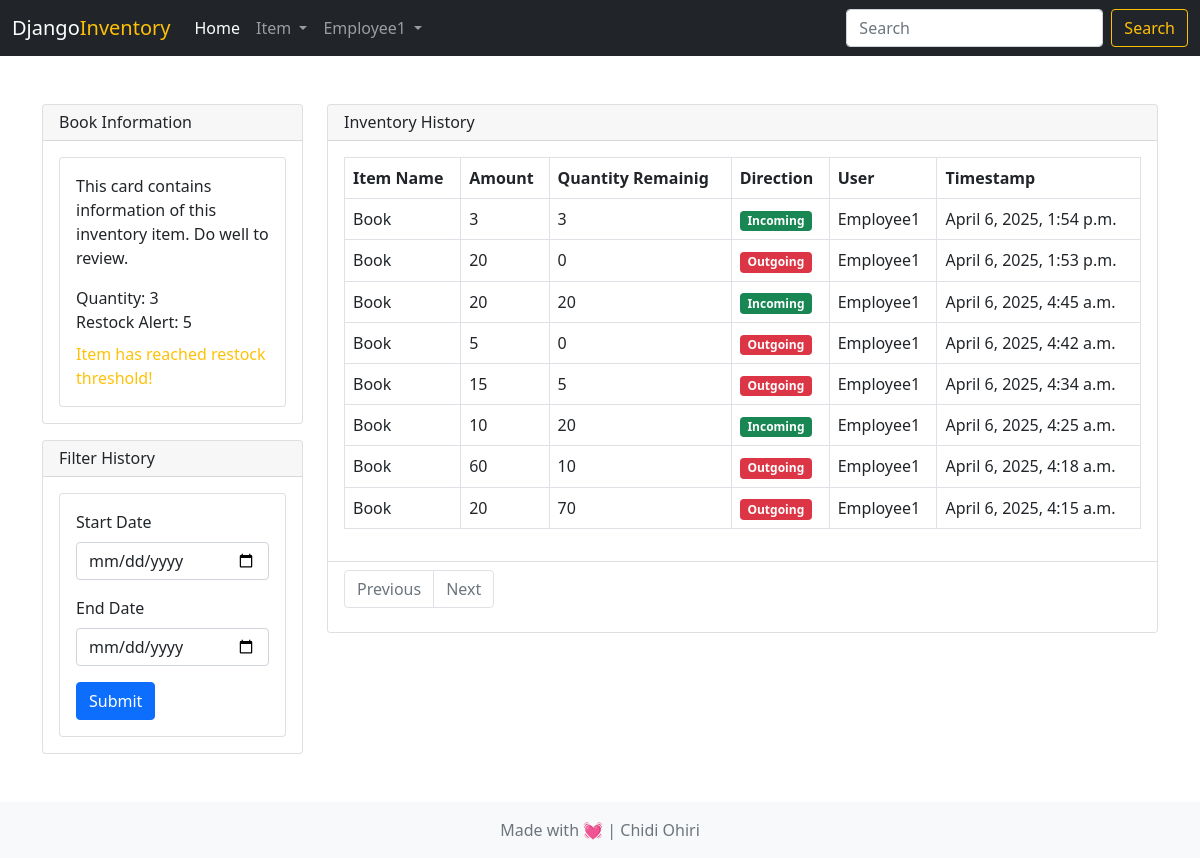
/inventory/item-details/4/ (signed in), run on the app's committed database.
### accounts/models.py (models this page shows)
class User(AbstractUser):
    email = models.EmailField(unique=True, null=False, blank=False)

### inventory/models.py (models this page shows)
class Item(models.Model):
    name = models.CharField(max_length=100)
    quantity = models.PositiveIntegerField()
    restock_alert = models.PositiveIntegerField()
    created_by = models.ForeignKey(User, on_delete=models.SET_NULL, null=True)
    created_on = models.DateTimeField(auto_now_add=True)

class Incoming(models.Model):
    item = models.ForeignKey(Item, on_delete=models.CASCADE)
    quantity_remaining = models.PositiveIntegerField(default=0)
    quantity_received = models.PositiveIntegerField(default=0)
    vendor = models.CharField(max_length=100, null=True, blank=True)
    user = models.ForeignKey(User, on_delete=models.SET_NULL, null=True)
    timestamp = models.DateTimeField(auto_now_add=True)

class Outgoing(models.Model):
    item = models.ForeignKey(Item, on_delete=models.CASCADE)
    quantity_remaining = models.PositiveIntegerField(default=0)
    quantity_given = models.PositiveIntegerField(default=0)
    user = models.ForeignKey(User, on_delete=models.SET_NULL, null=True)
    timestamp = models.DateTimeField(auto_now_add=True)

### inventory/views.py (the view, shortened to what this page needs)
# urls.py: path('item-details/<int:pk>/', views.item_details, name='item-details'),
@login_required
def item_details(request, pk):
    item = Item.objects.get(pk=pk)
    all_outgoing = item.outgoing_set.all()
    all_incoming = item.incoming_set.all()
    all_history = sorted(
        chain(all_incoming, all_outgoing),
        key=lambda tx: tx.timestamp,
        reverse=True
    )
    start_date = request.GET.get('start_date')
    end_date = request.GET.get('end_date')
    paginator = Paginator(all_history, 10)
    page_number = request.GET.get('page')
    page_obj = paginator.get_page(page_number)
    context = {
        'item': item,
        'all_history': page_obj,
        'start_date': start_date,
        'end_date': end_date,
    }
    return render(request, 'inventory/item_details.html', context)

### templates/inventory/item_details.html
{% extends 'base.html' %}
{% block content %}
<div class="row">
    <div class="col-md-3">
        <div class="card">
            <div class="card-header d-flex justify-content-between align-items-center ">
                <h6 class="mb-0">{{item.name}} Information</h6>
            </div>
            <div class="card-body">
                <div class="card">
                    <div class="card-body">
                        This card contains information of this inventory item. Do well to review.
                        <div class="mt-3">
                            Quantity: {{item.quantity}}
                        </div>
                        <div>
                            Restock Alert: {{item.restock_alert}}
                        </div>
                        <div class="mt-2">
                            {% if item.restock_alert >= item.quantity and not item.quantity == 0 %}
                            <span class="text-warning">Item has reached restock threshold!</span>
                            {% elif  0 >= item.quantity %}
                            <span class="text-danger">Item has finished in the store</span>
                            {% endif %}
                        </div>
                    </div>
                </div>
            </div>
        </div>
        <div class="card mt-3">
            <div class="card-header d-flex justify-content-between align-items-center ">
                <h6 class="mb-0">Filter History</h6>
            </div>
            <div class="card-body">
                <div class="card">
                    <div class="card-body">
                        <form method="GET">
                            <div class="mb-3">
                                <label for="exampleInputEmail1" class="form-label">Start Date</label>
                                <input type="date" class="form-control" id="exampleInputEmail1"
                                    aria-describedby="emailHelp" name="start_date">
                            </div>
                            <div class="mb-3">
                                <label for="exampleInputEmail1" class="form-label">End Date</label>
                                <input type="date" class="form-control" id="exampleInputEmail1"
                                    aria-describedby="emailHelp" name="end_date">
                            </div>
                            <button type="submit" class="btn btn-primary">Submit</button>
                        </form>
                    </div>
                </div>
            </div>
        </div>
    </div>
    <div class="col-md-9">
        <div class="card">
            <div class="card-header d-flex justify-content-between align-items-center ">
                <h6 class="mb-0">Inventory History</h6>
            </div>
            <div class="card-body">
                <table class="table table-bordered">
                    <thead>
                        <tr>
                            <th scope="col">Item Name</th>
                            <th scope="col">Amount</th>
                            <th scope="col">Quantity Remainig</th>
                            <th scope="col">Direction</th>
                            <th scope="col">User</th>
                            <th scope="col">Timestamp</th>
                        </tr>
                    </thead>
                    <tbody>
                        {% for history in all_history %}
                        <tr>
                            <td>{{history.item.name}}</td>
                            <td>
                                {% if history.vendor %}
                                {{history.quantity_received}}
                                {% else %}
                                {{history.quantity_given}}
                                {% endif %}
                            </td>
                            <td>{{history.quantity_remaining}}</td>
                            <td>
                                {% if history.vendor %}
                                <span class="badge bg-success">Incoming</span>
                                {% else %}
                                <span class="badge bg-danger">Outgoing</span>
                                {% endif %}
                            </td>
                            <td>{{history.user.first_name}}</td>
                            <td>{{history.timestamp}}</td>
                        </tr>
                        {% endfor %}
                    </tbody>
                </table>
            </div>
            <div class="card-footer bg-white">
                <nav aria-label="...">
                    <ul class="pagination">
                        {% if all_history.has_previous %}
                        <li class="page-item">
                            <a class="page-link" href="?page={{ all_history.previous_page_number }}">Previous</a>
                        </li>
                        {% else %}
                        <li class="page-item disabled">
                            <a class="page-link" href="#" tabindex="-1" aria-disabled="true">Previous</a>
                        </li>
                        {% endif %}
                        {% if all_history.has_next %}
                        <li class="page-item">
                            <a class="page-link" href="?page={{ all_history.next_page_number }}">Next</a>
                        </li>
                        {% else %}
                        <li class="page-item disabled">
                            <a class="page-link" href="#" tabindex="-1" aria-disabled="true">Next</a>
                        </li>
                        {% endif %}
                    </ul>
                </nav>
            </div>
        </div>
    </div>
</div>
{% endblock content %}

### templates/base.html (shortened to what this page needs)
<!doctype html>
<html lang="en">
<head>
    <link href="https://cdn.jsdelivr.net/npm/bootstrap@5.0.2/dist/css/bootstrap.min.css" rel="stylesheet"
>
</head>
<body class="d-flex flex-column min-vh-100">
    <nav class="navbar navbar-expand-lg navbar-dark bg-dark">
        <div class="container-fluid">
            <a class="navbar-brand" href="/">Django<span class="text-warning">Inventory</span></a>
            <div class="collapse navbar-collapse" id="navbarSupportedContent">
                <ul class="navbar-nav me-auto mb-2 mb-lg-0">
                    <li class="nav-item">
                        <a class="nav-link active" aria-current="page" href="/">Home</a>
                    </li>
                    <li class="nav-item dropdown">
                        <a class="nav-link dropdown-toggle" href="#" id="navbarDropdown" role="button"
                            data-bs-toggle="dropdown" aria-expanded="false">
                            Item
                        </a>
                    </li>
                    <li class="nav-item dropdown">
                        <a class="nav-link dropdown-toggle" href="#" id="navbarDropdown" role="button"
                            data-bs-toggle="dropdown" aria-expanded="false">
                            {{request.user.first_name}}
                        </a>
                    </li>
                </ul>
                <form class="d-flex" method="GET" action="{% url 'search-item' %}">
                    <input class="form-control me-2" type="search" placeholder="Search" aria-label="Search" name="q">
                    <button class="btn btn-outline-warning" type="submit">Search</button>
                </form>
            </div>
        </div>
    </nav>
    <main class="flex-grow-1">
        <div class="container mt-5 mb-5">
            {% block content %}
            {% endblock content %}
        </div>
    </main>
    <footer class="footer mt-auto py-3 bg-light d-flex justify-content-center align-items-center">
        <div class="container text-center">
            <span class="text-muted">Made with 💓 | Chidi Ohiri</span>
        </div>
    </footer>
</body>
</html>

### data on the page
User: user.first_name "Employee1"
Item: name "Book", quantity "3", restock_alert "5"
Incoming: item.name "Book", quantity_received "3", quantity_remaining "3", vendor "Incoming", user.first_name "Employee1", timestamp "April 6, 2025, 1:54 p.m."
Outgoing: item.name "Book", quantity_given "20", quantity_remaining "0", shows "Outgoing", user.first_name "Employee1", timestamp "April 6, 2025, 1:53 p.m."
Incoming: item.name "Book", quantity_received "20", quantity_remaining "20", vendor "Incoming", user.first_name "Employee1", timestamp "April 6, 2025, 4:45 a.m."
Outgoing: item.name "Book", quantity_given "5", quantity_remaining "0", shows "Outgoing", user.first_name "Employee1", timestamp "April 6, 2025, 4:42 a.m."
Outgoing: item.name "Book", quantity_given "15", quantity_remaining "5", shows "Outgoing", user.first_name "Employee1", timestamp "April 6, 2025, 4:34 a.m."
Incoming: item.name "Book", quantity_received "10", quantity_remaining "20", vendor "Incoming", user.first_name "Employee1", timestamp "April 6, 2025, 4:25 a.m."
Outgoing: item.name "Book", quantity_given "60", quantity_remaining "10", shows "Outgoing", user.first_name "Employee1", timestamp "April 6, 2025, 4:18 a.m."
Outgoing: item.name "Book", quantity_given "20", quantity_remaining "70", shows "Outgoing", user.first_name "Employee1", timestamp "April 6, 2025, 4:15 a.m."
